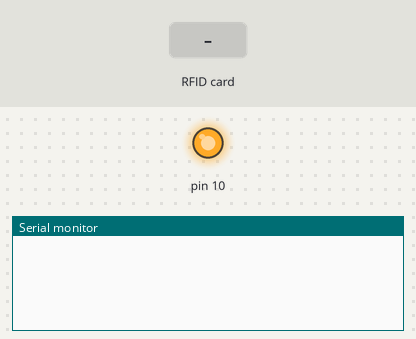
This sketch was run on a simulated Arduino Nano, built with avr-gcc and run on an emulated ATmega328P. Shown: output pins drawn as LEDs (lit = HIGH), the last lines printed to the serial monitor. The test bench sets the inputs (shaded band).

Above: at 1.3 s.
1.4 s: RFID card C3 C5 55 10 held to the reader
At 2.6 s:
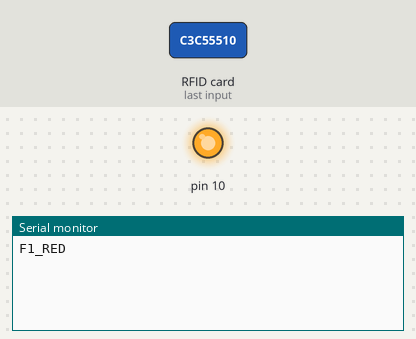
2.9 s: RFID card D3 32 5D 10 held to the reader
At 4.0 s:
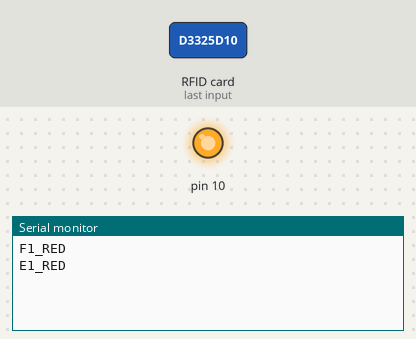

The sketch:

Nano_E.ino
```cpp
//NANO E

#include <SPI.h>
#include <MFRC522.h>

#define RST_PIN_1 9
#define SS_PIN_1 2
#define SS_PIN_2 3
#define SS_PIN_3 4

MFRC522 rfid1(SS_PIN_1, RST_PIN_1);
MFRC522 rfid2(SS_PIN_2, RST_PIN_1);
MFRC522 rfid3(SS_PIN_3, RST_PIN_1);

String readUID(MFRC522 &rfid) {
  String uidString = "";
  for (byte i = 0; i < rfid.uid.size; i++) {
    uidString += String(rfid.uid.uidByte[i], HEX);
  }
  return uidString;
}

void setup() {
  Serial.begin(9600);
  SPI.begin();
  rfid1.PCD_Init();
  rfid2.PCD_Init();
  rfid3.PCD_Init();
}

void loop() {
  if (rfid1.PICC_IsNewCardPresent() && rfid1.PICC_ReadCardSerial()) {
    String uid = readUID(rfid1);
    if (uid == "c3c55510" || uid == "d3325d10" || uid == "d3f74310") {
      Serial.println("E1_RED");
    } else if (uid == "435e4410" || uid == "b3604510" || uid == "73606210") {
      Serial.println("E1_GREEN");
    }
    rfid1.PICC_HaltA();
  }

  if (rfid2.PICC_IsNewCardPresent() && rfid2.PICC_ReadCardSerial()) {
    String uid = readUID(rfid2);
    if (uid == "c3c55510" || uid == "d3325d10" || uid == "d3f74310") {
      Serial.println("E2_RED");
    } else if (uid == "435e4410" || uid == "b3604510" || uid == "73606210") {
      Serial.println("E2_GREEN");
    }
    rfid2.PICC_HaltA();
  }

  if (rfid3.PICC_IsNewCardPresent() && rfid3.PICC_ReadCardSerial()) {
    String uid = readUID(rfid3);
    if (uid == "c3c55510" || uid == "d3325d10" || uid == "d3f74310") {
      Serial.println("F1_RED");
    } else if (uid == "435e4410" || uid == "b3604510" || uid == "73606210") {
      Serial.println("F1_GREEN");
    }
    rfid3.PICC_HaltA();
  }
}
```

Measured:
- after the input at 1.4 s, the serial monitor: prints a new line at once (image 1)
- after the input at 2.9 s, the serial monitor: prints a new line at once (image 2)
